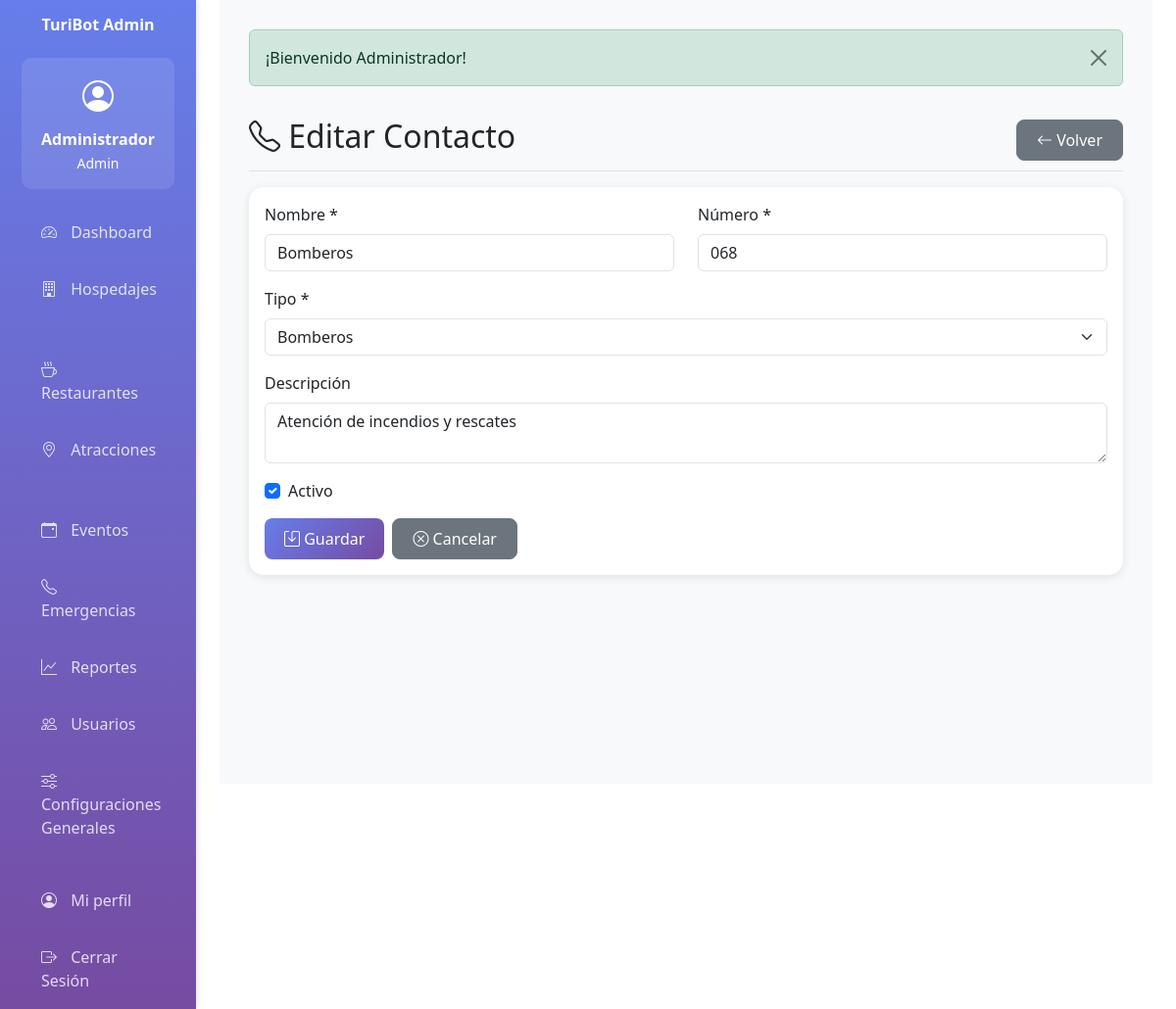
The app's page /emergencia/edit/2 (signed in) with its own data.
### tables this page shows
CREATE TABLE IF NOT EXISTS emergencias (
    id INT AUTO_INCREMENT PRIMARY KEY,
    nombre VARCHAR(100) NOT NULL,
    numero VARCHAR(20) NOT NULL,
    descripcion TEXT NULL,
    tipo ENUM('cruz_roja', 'bomberos', 'policia', 'proteccion_civil', 'otro') NOT NULL,
    activo TINYINT(1) DEFAULT 1,
    creado_por INT NOT NULL,
    fecha_creacion TIMESTAMP DEFAULT CURRENT_TIMESTAMP,
    fecha_actualizacion TIMESTAMP DEFAULT CURRENT_TIMESTAMP ON UPDATE CURRENT_TIMESTAMP,
    FOREIGN KEY (creado_por) REFERENCES usuarios(id),
    INDEX idx_tipo (tipo),
    INDEX idx_activo (activo)
);

### app/controllers/BaseController.php (called while the page is built, shortened)
<?php
class BaseController {
    protected function view($viewPath, $data = []) {
        extract($data);
        require_once APP_PATH . '/views/layouts/header.php';
        require_once APP_PATH . '/views/' . $viewPath . '.php';
        require_once APP_PATH . '/views/layouts/footer.php';
    }
}
?>

### app/controllers/EmergenciaController.php (called while the page is built, shortened)
<?php
require_once APP_PATH . '/controllers/BaseController.php';
class EmergenciaController extends BaseController {
    private $emergenciaModel;
    public function __construct() {
        $this->emergenciaModel = new Emergencia();
    }
    public function edit($id) {
        $emergencia = $this->emergenciaModel->getById($id);
        $this->view('emergencia/form', ['emergencia' => $emergencia]);
    }
}
?>

### config/database.php (called while the page is built, shortened)
<?php
class Database {
    private static $instance = null;
    private $connection;
    private function __construct() {
        try {
            $dsn = "mysql:host=" . DB_HOST . ";dbname=" . DB_NAME . ";charset=" . DB_CHARSET;
            $options = [
                PDO::ATTR_ERRMODE => PDO::ERRMODE_EXCEPTION,
                PDO::ATTR_DEFAULT_FETCH_MODE => PDO::FETCH_ASSOC,
                PDO::ATTR_EMULATE_PREPARES => false
            ];
            $this->connection = new PDO($dsn, DB_USER, DB_PASS, $options);
        } catch (PDOException $e) {
            die("Error de conexión a la base de datos: " . $e->getMessage());
        }
    }
    public static function getInstance() {
        if (self::$instance === null) {
            self::$instance = new self();
        }
        return self::$instance;
    }
    public function getConnection() {
        return $this->connection;
    }
}
?>

### app/models/BaseModel.php (called while the page is built, shortened)
<?php
class BaseModel {
    protected $db;
    protected $table;
    public function __construct() {
        $this->db = Database::getInstance()->getConnection();
    }
    public function getById($id) {
        $stmt = $this->db->prepare("SELECT * FROM {$this->table} WHERE id = ?");
        $stmt->execute([$id]);
        return $stmt->fetch();
    }
}
?>

### app/views/emergencia/form.php (the view, shortened to what this page needs)
<div class="d-flex justify-content-between flex-wrap flex-md-nowrap align-items-center pt-3 pb-2 mb-3 border-bottom">
    <h1 class="h2"><i class="bi bi-telephone"></i> <?php echo $emergencia ? 'Editar Contacto' : 'Nuevo Contacto'; ?></h1>
    <a href="<?php echo BASE_URL; ?>emergencia" class="btn btn-secondary"><i class="bi bi-arrow-left"></i> Volver</a>
</div>
<div class="card">
    <div class="card-body">
        <form method="POST" action="<?php echo BASE_URL; ?>emergencia/<?php echo $emergencia ? 'update/' . $emergencia['id'] : 'store'; ?>">
            <div class="row">
                <div class="col-md-6 mb-3">
                    <label for="nombre" class="form-label">Nombre *</label>
                    <input type="text" class="form-control" id="nombre" name="nombre" value="<?php echo $emergencia ? htmlspecialchars($emergencia['nombre']) : ''; ?>" required>
                </div>
                <div class="col-md-6 mb-3">
                    <label for="numero" class="form-label">Número *</label>
                    <input type="text" class="form-control" id="numero" name="numero" value="<?php echo $emergencia ? htmlspecialchars($emergencia['numero']) : ''; ?>" required>
                </div>
            </div>
            <div class="mb-3">
                <label for="tipo" class="form-label">Tipo *</label>
                <select class="form-select" id="tipo" name="tipo" required>
                    <option value="bomberos" <?php echo ($emergencia && $emergencia['tipo'] == 'bomberos') ? 'selected' : ''; ?>>Bomberos</option>
                </select>
            </div>
            <div class="mb-3">
                <label for="descripcion" class="form-label">Descripción</label>
                <textarea class="form-control" id="descripcion" name="descripcion" rows="2"><?php echo $emergencia ? htmlspecialchars($emergencia['descripcion']) : ''; ?></textarea>
            </div>
            <div class="mb-3 form-check">
                <input type="checkbox" class="form-check-input" id="activo" name="activo" <?php echo (!$emergencia || $emergencia['activo']) ? 'checked' : ''; ?>>
                <label class="form-check-label" for="activo">Activo</label>
            </div>
            <div class="d-flex gap-2">
                <button type="submit" class="btn btn-primary"><i class="bi bi-save"></i> Guardar</button>
                <a href="<?php echo BASE_URL; ?>emergencia" class="btn btn-secondary"><i class="bi bi-x-circle"></i> Cancelar</a>
            </div>
        </form>
    </div>
</div>

### public/css/custom.css (style rules this page uses)
:root { --turibot-primary: #667eea; --turibot-secondary: #764ba2; --turibot-gradient: linear-gradient(135deg, var(--turibot-primary) 0%, var(--turibot-secondary) 100%); }
* { transition: all 0.3s ease; }
.btn { border-radius: 8px; font-weight: 500; padding: 8px 20px; }

### app/views/layouts/header.php (style rules this page uses)
:root { --primary-color: #667eea; --secondary-color: #764ba2; }
body { font-family: 'Segoe UI', Tahoma, Geneva, Verdana, sans-serif; }
.card { border: none; border-radius: 15px; box-shadow: 0 2px 10px rgba(0,0,0,0.1); margin-bottom: 20px; }
.btn-primary { background: linear-gradient(135deg, var(--primary-color) 0%, var(--secondary-color) 100%); border: none; }

### records on screen
emergencias: nombre "Bomberos", numero "068", tipo "Bomberos", descripcion "Atención de incendios y rescates", activo "☑"

### other values on screen
APP_NAME "TuriBot Admin"
getCurrentUser()['nombre'] "Administrador"
getCurrentUser()['rol'] "Admin"
$flash['message'] "¡Bienvenido Administrador!"
